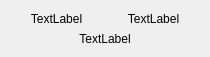
<?xml version="1.0" encoding="UTF-8"?>
<ui version="4.0">
 <class>blockInfo</class>
 <widget class="QWidget" name="blockInfo">
  <property name="geometry">
   <rect>
    <x>0</x>
    <y>0</y>
    <width>210</width>
    <height>57</height>
   </rect>
  </property>
  <property name="windowTitle">
   <string>Form</string>
  </property>
  <layout class="QVBoxLayout" name="verticalLayout">
   <item>
    <layout class="QHBoxLayout" name="horizontalLayout">
     <property name="sizeConstraint">
      <enum>QLayout::SetDefaultConstraint</enum>
     </property>
     <item>
      <widget class="QLabel" name="blockD">
       <property name="text">
        <string>TextLabel</string>
       </property>
       <property name="alignment">
        <set>Qt::AlignCenter</set>
       </property>
      </widget>
     </item>
     <item>
      <widget class="QLabel" name="timeD">
       <property name="text">
        <string>TextLabel</string>
       </property>
       <property name="alignment">
        <set>Qt::AlignCenter</set>
       </property>
      </widget>
     </item>
    </layout>
   </item>
   <item>
    <widget class="QLabel" name="mineD">
     <property name="text">
      <string>TextLabel</string>
     </property>
     <property name="alignment">
      <set>Qt::AlignCenter</set>
     </property>
     <property name="wordWrap">
      <bool>false</bool>
     </property>
    </widget>
   </item>
  </layout>
 </widget>
 <resources/>
 <connections/>
</ui>
